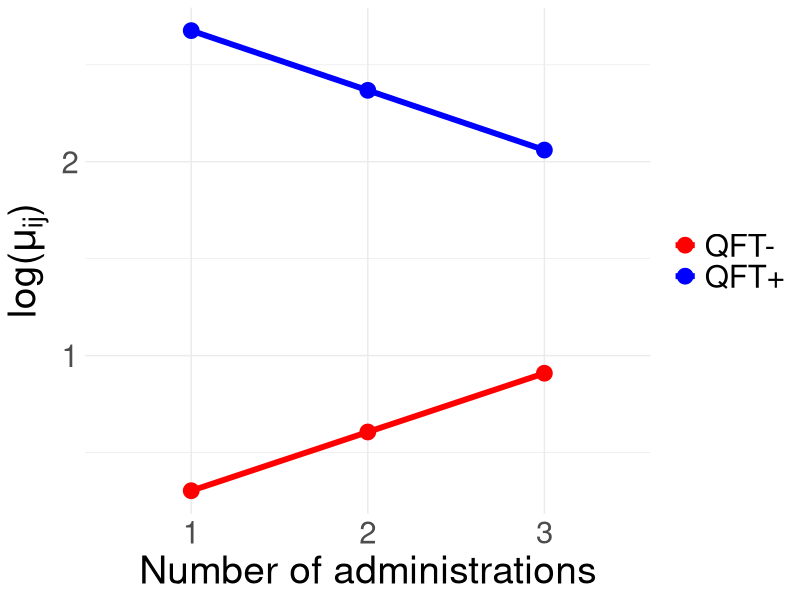
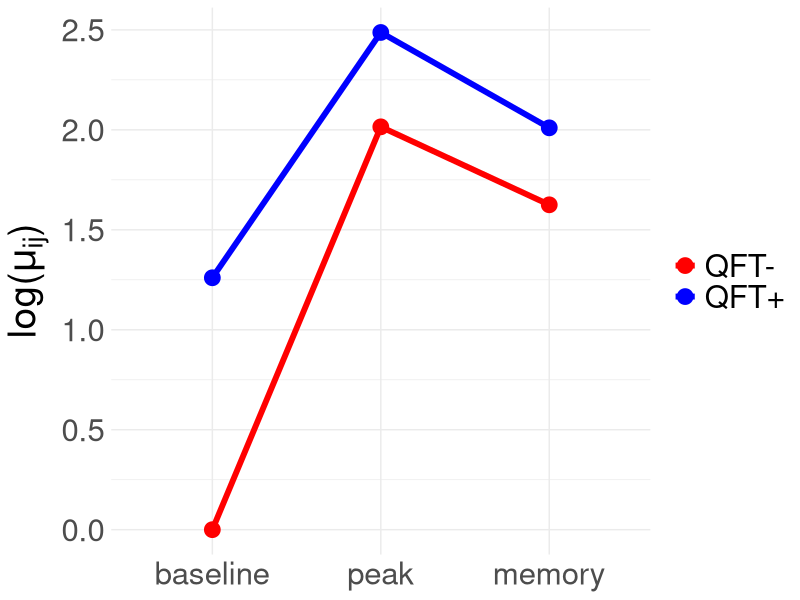
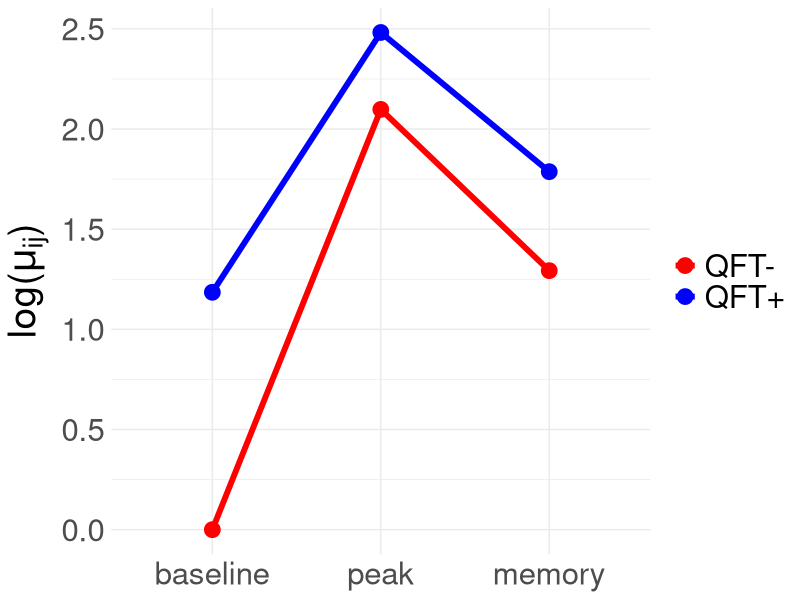
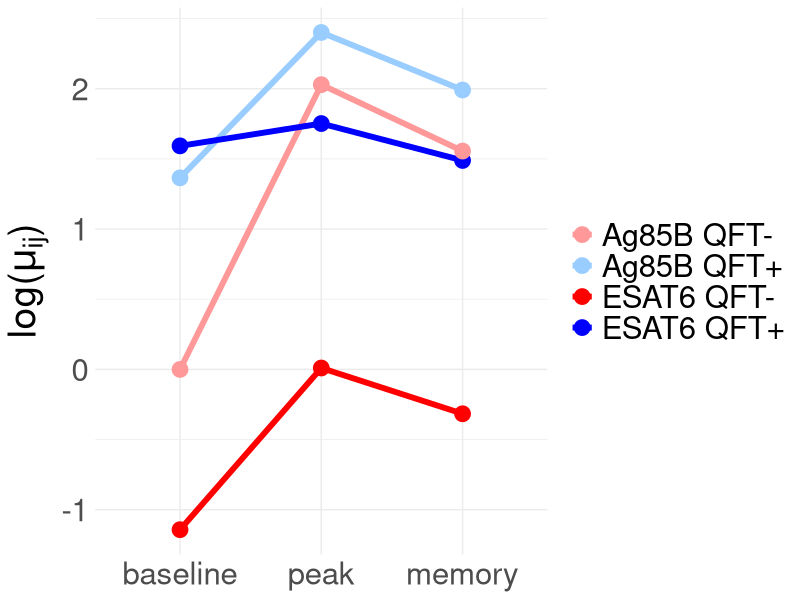
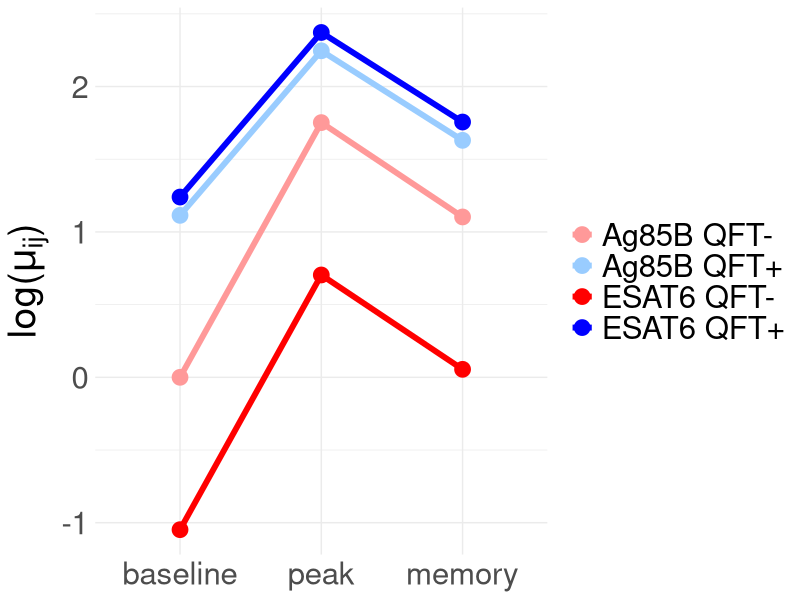
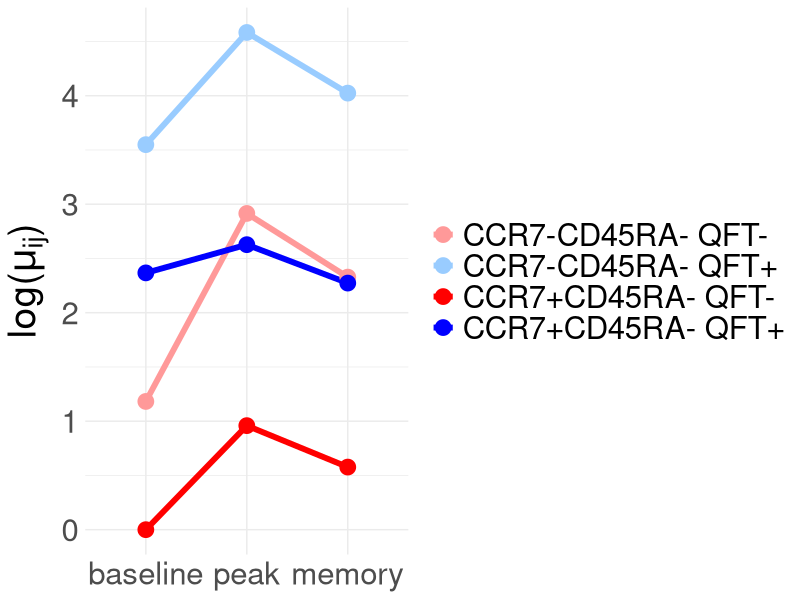
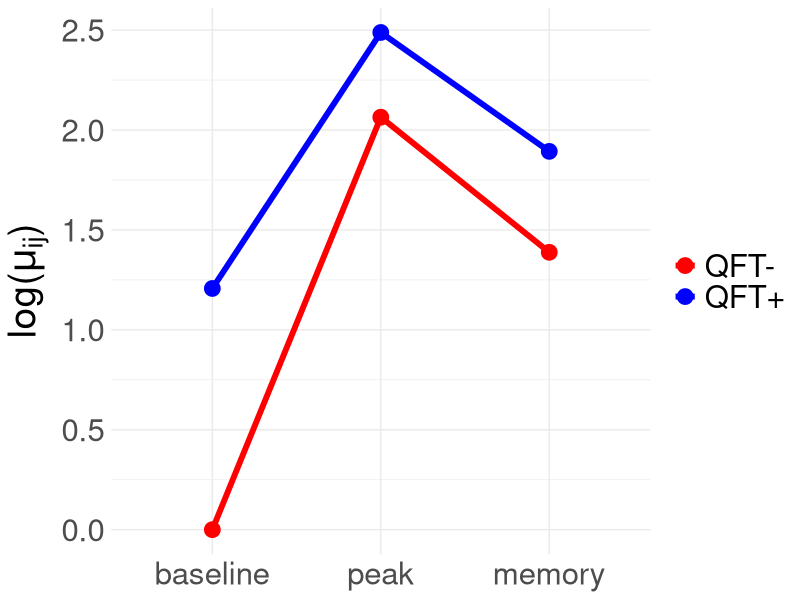

These figures' R source, in order:
# Clear environment
rm(list=ls())
# Clear all plots
if(!is.null(dev.list())) dev.off()

#---------------------
# Load Libraries
#---------------------
library(ggplot2)



############################################
# Interaction Plot for CCR7-CD45RA- ESAT-6:
############################################
qft_pos = (0.303-0.611)*c(1,2,3)+2.984
qft_neg = (0.303)*c(1,2,3)
admin = rep(c(1,2,3),2)
df = data.frame(value = c(qft_pos, qft_neg),
                admin = admin,
                qft = c(rep("QFT+",3), rep("QFT-",3)))
df$qft = as.factor(df$qft)
df$admin = as.factor(df$admin)

ggplot(df, aes(y=value, x=admin, group = qft)) +
  geom_line(aes(color=qft),linewidth=2)+
  geom_point(size=5, aes(color = qft))+
  theme_minimal()+
  theme(text = element_text(size = 28)) +
  xlab("Number of administrations")+
  ylab(expression(paste("log(", mu[ij], ")")))+
  scale_color_manual(values=c("#FF0000", "blue"), name = NULL)


############################################
# Interaction Plot for CCR7+CD45RA- Ag85B:
############################################
qft_pos = c(0, 2.015-0.788, 1.625-0.875) + 1.260
qft_neg = c(0, 2.015, 1.625)
time = rep(c("baseline", "peak", "memory"),2)
df = data.frame(value = c(qft_pos, qft_neg),
                time = time,
                qft = c(rep("QFT+",3), rep("QFT-",3)))
df$qft = as.factor(df$qft)
df$time <- factor(df$time, levels=c("baseline", "peak", "memory"))
levels(df$time)

ggplot(df, aes(y=value, x=time, group = qft)) +
  geom_line(aes(color=qft),linewidth=2)+
  geom_point(size=5, aes(color = qft))+
  xlab(NULL)+
  ylab(expression(paste("log(", mu[ij], ")")))+
  theme_minimal()+
  theme(text = element_text(size = 28))+
  scale_color_manual(values=c("#FF0000", "blue"), name = NULL)




############################################
# Interaction Plot for CCR7-CD45RA- Ag85B:
############################################
qft_pos = c(0, 2.098-0.801, 1.293-0.691) + 1.185
qft_neg = c(0, 2.098, 1.293)
time = rep(c("baseline", "peak", "memory"),2)
df = data.frame(value = c(qft_pos, qft_neg),
                time = time,
                qft = c(rep("QFT+",3), rep("QFT-",3)))
df$qft = as.factor(df$qft)
df$time <- factor(df$time, levels=c("baseline", "peak", "memory"))
levels(df$time)

ggplot(df, aes(y=value, x=time, group = qft)) +
  geom_line(aes(color=qft),linewidth=2)+
  geom_point(size=5, aes(color = qft))+
  theme_minimal()+
  theme(text = element_text(size = 28)) +
  xlab(NULL)+
  ylab(expression(paste("log(", mu[ij], ")")))+
  scale_color_manual(values=c("#FF0000", "blue"), name = NULL)




###############################################
# Interaction Plot for CCR7+CD45RA- BOTH Stim:
###############################################
esat6_qft_pos = c(0, 2.029-0.993-0.877, 1.556-0.930-0.730 )+1.365-1.142+1.370
esat6_qft_neg = c(0,2.029-0.877, 1.556-0.730)-1.142
ag85b_qft_pos = c(0, 2.029-0.993 , 1.556-0.930 )+1.365
ag85b_qft_neg =c(0, 2.029, 1.556)
time = rep(c("baseline", "peak", "memory"),4)

df = data.frame(value = c(esat6_qft_pos, esat6_qft_neg, ag85b_qft_pos, ag85b_qft_neg),
                time = time,
                cat = c(rep("ESAT6 QFT+", 3), rep("ESAT6 QFT-", 3), rep("Ag85B QFT+", 3), rep("Ag85B QFT-", 3)))


df$time <- factor(df$time, levels=c("baseline", "peak", "memory"))
levels(df$time)
df$cat = as.factor(df$cat)

ggplot(df, aes(y=value, x=time, group = cat)) +
  geom_line(aes(color=cat),linewidth=2)+
  geom_point(size=5, aes(color = cat))+
  theme_minimal()+
  xlab(NULL)+
  ylab(expression(paste("log(", mu[ij], ")")))+
  theme(text = element_text(size = 28)) +
  scale_color_manual(values=c("#FF9999","#99CCFF","#FF0000","blue"), name = NULL)


########################################
# Interaction Plot for CCR7+CD45RA-:
########################################
esat6_qft_pos = c(0,1.752-0.620 ,1.103-0.587)+1.114-1.048+1.174
esat6_qft_neg = c(0,1.752,1.103)-1.048
ag85b_qft_pos = c(0,1.752-0.620 ,1.103-0.587)+1.114
ag85b_qft_neg =c(0,1.752,1.103)
time = rep(c("baseline", "peak", "memory"),4)

df2 = data.frame(value = c(esat6_qft_pos, esat6_qft_neg, ag85b_qft_pos, ag85b_qft_neg),
                time = time,
                cat =  c(rep("ESAT6 QFT+", 3), rep("ESAT6 QFT-", 3), rep("Ag85B QFT+", 3), rep("Ag85B QFT-", 3)))


df2$time <- factor(df2$time, levels=c("baseline", "peak", "memory"))
levels(df2$time)
df2$cat = as.factor(df2$cat)

ggplot(df2, aes(y=value, x=time, group = cat)) +
  geom_line(aes(color=cat),linewidth=2)+
  geom_point(size=5, aes(color = cat))+
  theme_minimal()+
  xlab(NULL)+
  ylab(expression(paste("log(", mu[ij], ")")))+
  theme(text = element_text(size = 28)) +
  scale_color_manual(values=c("#FF9999","#99CCFF","#FF0000","blue"), name = NULL)




###############################################
# Interaction Plot for ESAT6 BOTH Markers:
###############################################

mm_qft_pos = c(0, 0.959+0.774-0.699 , 0.577+0.569-0.671)+1.182+2.367
mm_qft_neg = c(0, 0.959+0.774, 0.577+0.569)+1.182
mp_qft_pos = c(0, 0.959-0.699 , 0.577-0.671)+2.367
mp_qft_neg =c(0, 0.959, 0.577)
time = rep(c("baseline", "peak", "memory"),4)

df = data.frame(value = c(mm_qft_pos, mm_qft_neg, mp_qft_pos, mp_qft_neg),
                time = time,
                cat = c(rep("CCR7-CD45RA- QFT+", 3), rep("CCR7-CD45RA- QFT-", 3), rep("CCR7+CD45RA- QFT+", 3), rep("CCR7+CD45RA- QFT-", 3)))


df$time <- factor(df$time, levels=c("baseline", "peak", "memory"))
levels(df$time)
df$cat = as.factor(df$cat)

ggplot(df, aes(y=value, x=time, group = cat)) +
  geom_line(aes(color=cat),linewidth=2)+
  geom_point(size=5, aes(color = cat))+
  theme_minimal()+
  xlab(NULL)+
  ylab(expression(paste("log(", mu[ij], ")")))+
  theme(text = element_text(size = 28)) +
  scale_color_manual(values=c("#FF9999","#99CCFF","#FF0000","blue"), name = NULL)





###############################################
# Interaction Plot for Ag85B BOTH Markers:
###############################################

qft_pos = c(0, 2.064-0.783, 1.388-0.702) + 1.207
qft_neg = c(0, 2.064, 1.388) 
time = rep(c("baseline", "peak", "memory"),2)
df = data.frame(value = c(qft_pos, qft_neg),
                time = time,
                qft = c(rep("QFT+",3), rep("QFT-",3)))
df$qft = as.factor(df$qft)
df$time <- factor(df$time, levels=c("baseline", "peak", "memory"))
levels(df$time)

ggplot(df, aes(y=value, x=time, group = qft)) +
  geom_line(aes(color=qft),linewidth=2)+
  geom_point(size=5, aes(color = qft))+
  xlab(NULL)+
  ylab(expression(paste("log(", mu[ij], ")")))+
  theme_minimal()+
  theme(text = element_text(size = 28))+
  scale_color_manual(values=c("#FF0000", "blue"), name = NULL)



